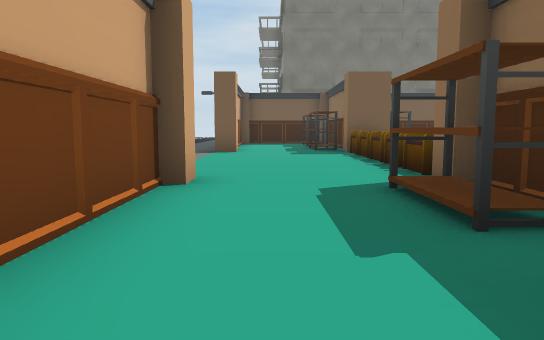
View 1 (above)

22 first-person views from a walk through a 3-D level made in the Unity game engine. The camera is 1.2 m above the floor, tilts 6° down and sees 70° across. The floor is counted in squares, 2 m on a side. Each view is taken from the middle of a square. On the plan, view 1 faces up. The plan holds only what a view shows up to about 11 squares ahead; the rest is blank. The place goes on beyond the plan. The player is left out. Some surface patterns are stand-ins.

View 2
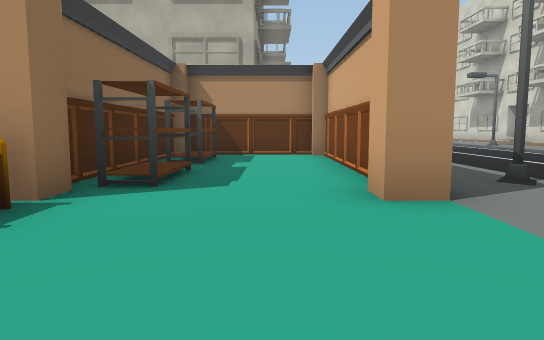

View 3
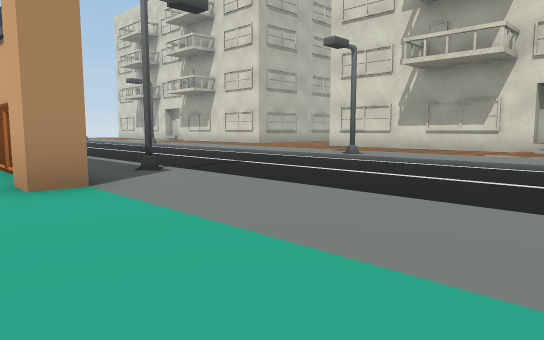

View 4
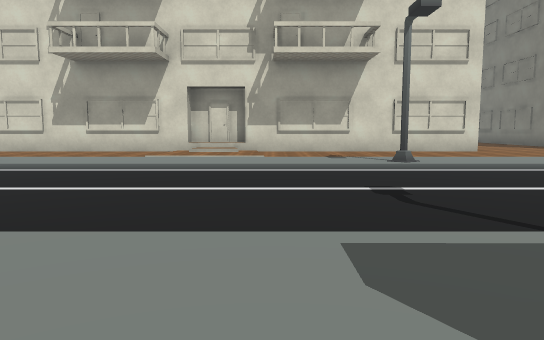

View 5
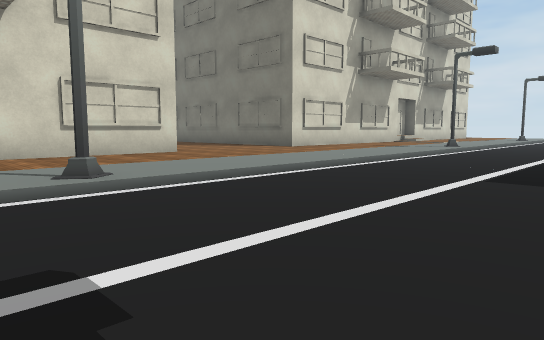

View 6
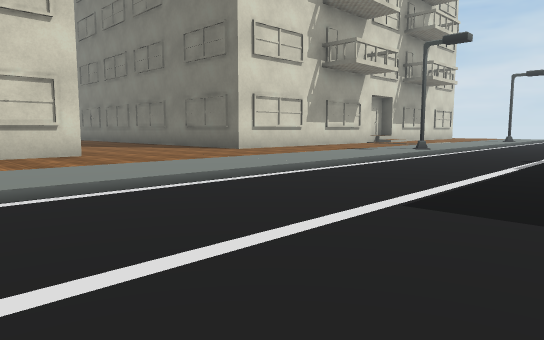

View 7
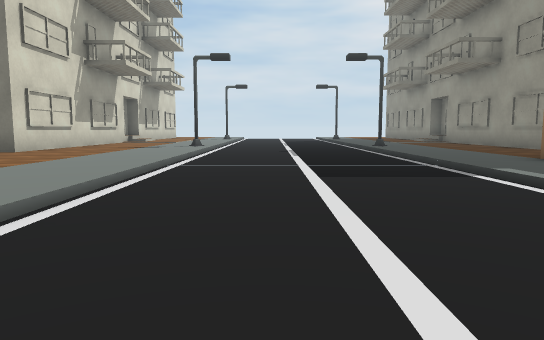

View 8
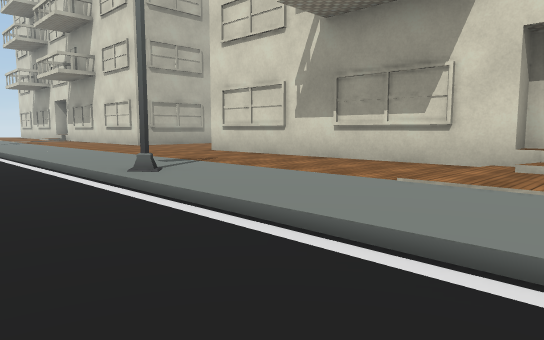

View 9
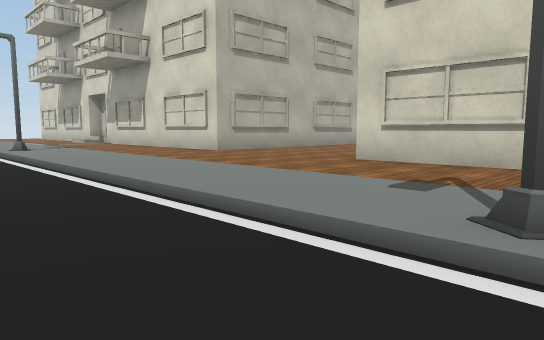

View 10
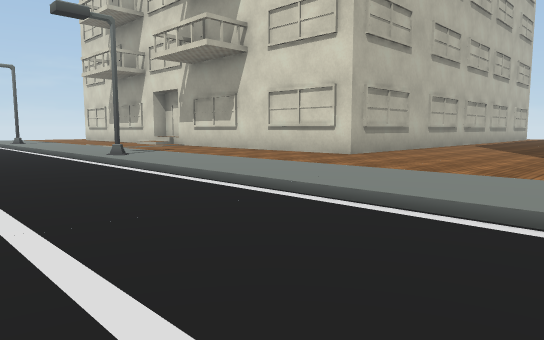

View 11
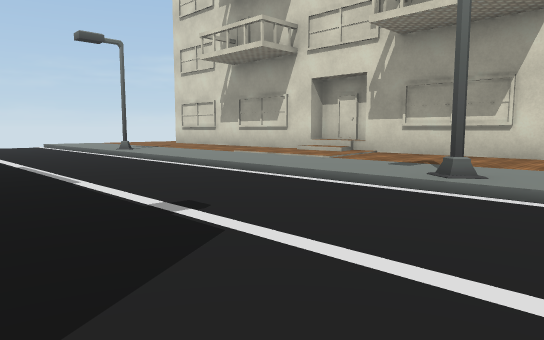

View 12
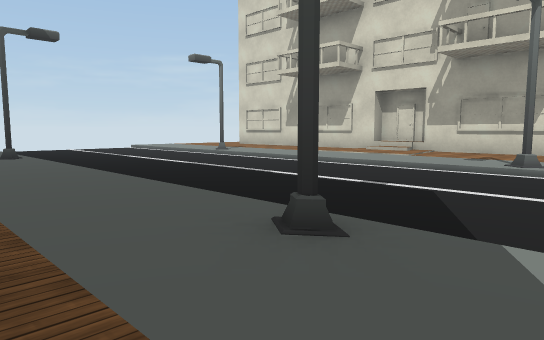

View 13
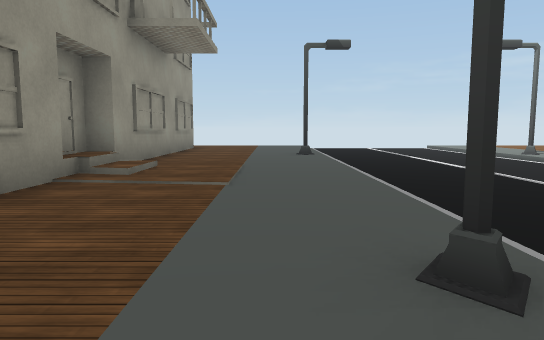

View 14
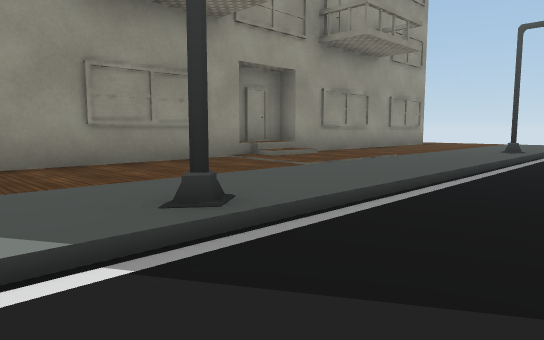

View 15
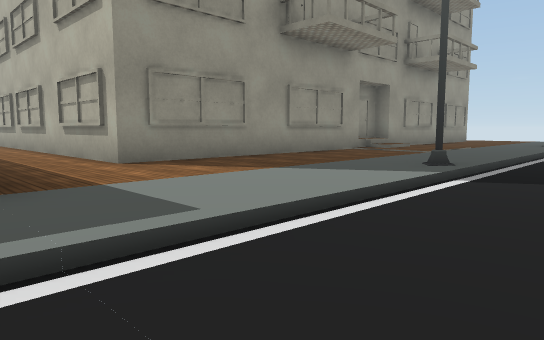

View 16
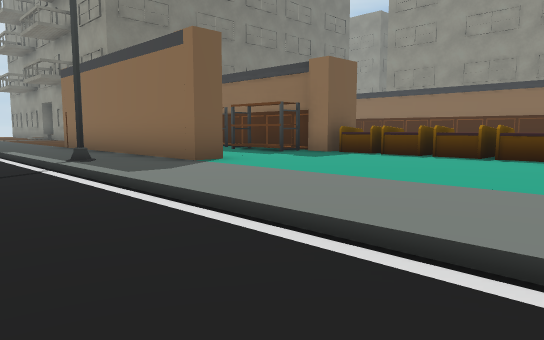

View 17
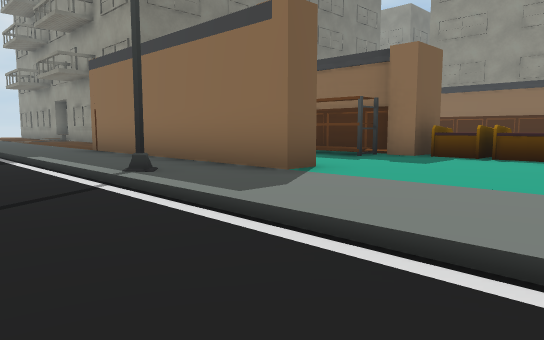

View 18
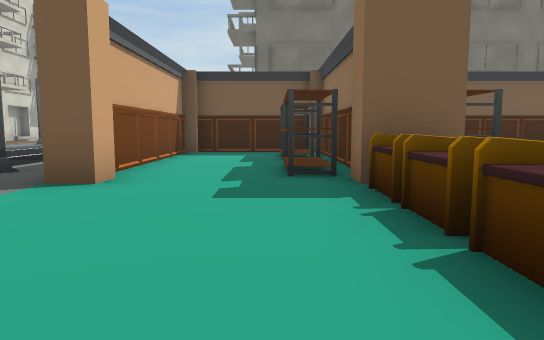

View 19
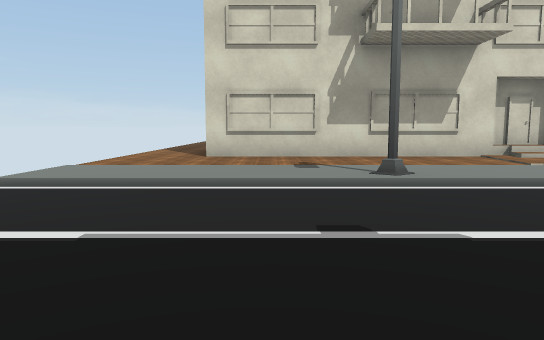

View 20
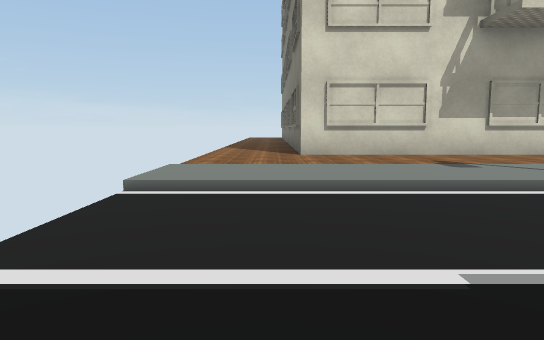

View 21
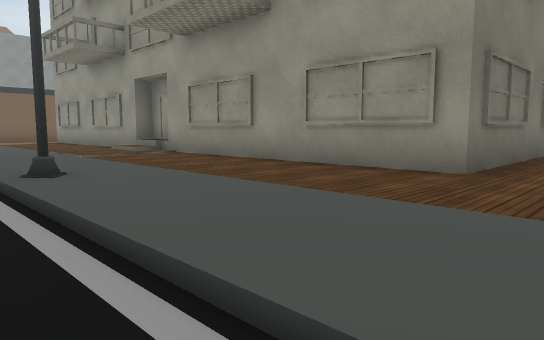

View 22
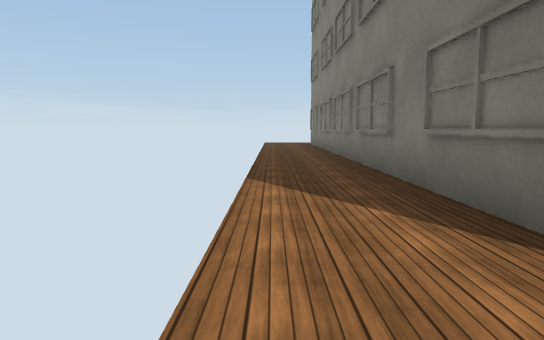

### Floor plan
Key: @ floor where view 1 was taken; # wall or solid block; . main floor; - floor 0.25 m lower than the main floor; / step, stairs or slope; O other object.
Columns run from 21 left of view 1 to 3 right of it. Each row starts with its distance up from view 1.
 21          #...O----....#
 20          #....----....#
 19         ##....----....
 18         ......----....
 17        .......----...
 16        .......----..O##O
 15         ......----..#.O#
 14          #....----..#.OO
 13          #....----..#..#
 12          #....----..#.OOO
 11          #...O----O.#.O#
 10          #....----..O..OO
  9          #....----.....OO
  8          #/...----.....OO
  7          #/...----.....OO
  6          #....----.....OO
  5          #....----..O..O
  4          #...O----O.#..#
  3          #....----..#.OO
  2          #....----..#..#
  1          #....----. #.O#
  0         ......----. #@OO
 -1     ..........----..O##O
 -2     ..........----.......
 -3      .........----.......
 -4      #####....----....###
 -5          #....----....#
 -6          #....----....#
 -7          #...O----O...#
 -8          #....----....#
 -9          #....----....#
-10          #/...----.../#
-11          #/...----.../#
-12          #....----....#
-13          #....----....#
-14          #...O----O...#
-15          #....----....#
-16          #....----....#
-17 ##########....----....###
-18 ..............----.......
-19 ..............----...

Where each view was taken, in squares from view 1:
view 1: 0 up, 0 right, facing up
view 2: 8 up, 0 right, facing down
view 3: 9 up, 0 right, facing down-left
view 4: 9 up, 1 left, facing left
view 5: 10 up, 4 left, facing up-left
view 6: 12 up, 4 left, facing up-left
view 7: 10 up, 6 left, facing up
view 8: 8 up, 6 left, facing down-left
view 9: 4 up, 6 left, facing down-left
view 10: 1 up, 5 left, facing down-left
view 11: 5 down, 4 left, facing down-left
view 12: 5 down, 1 left, facing down-left
view 13: 5 down, 2 left, facing down
view 14: 5 down, 5 left, facing down-right
view 15: 1 down, 5 left, facing down-right
view 16: 5 up, 5 left, facing up-right
view 17: 7 up, 5 left, facing up-right
view 18: 6 up, 1 right, facing up
view 19: 16 down, 3 left, facing left
view 20: 18 down, 4 left, facing left
view 21: 19 down, 4 left, facing up-right
view 22: 19 down, 10 left, facing left
